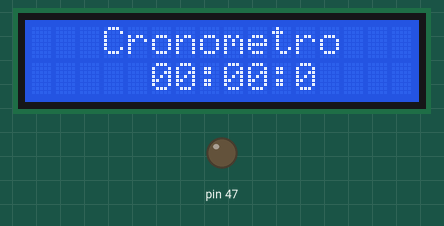
Recording of a sketch running on a simulated Arduino Mega 2560, built with avr-gcc and run on an emulated ATmega2560. Shown: 16×2 character LCD, output pins drawn as LEDs (lit = HIGH).

Above: at 0.21 s.
At 5.03 s:
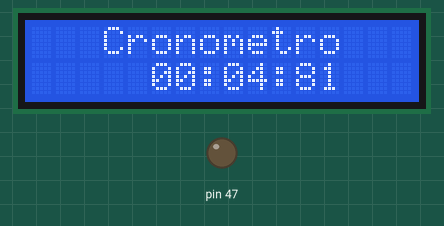
At 10.16 s:
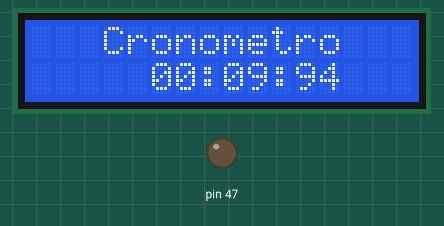
At 20.09 s:
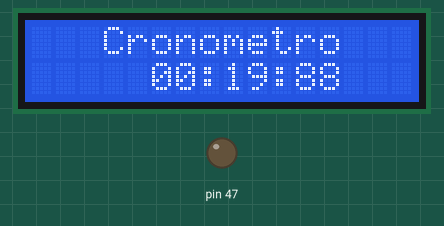
At 30.03 s:
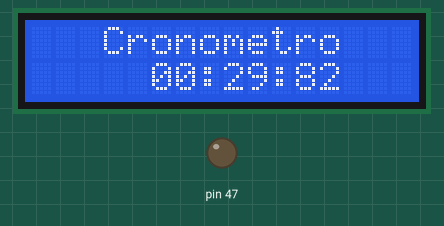
At 39.67 s:
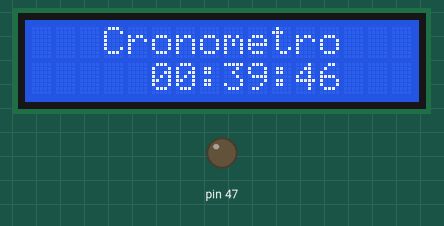

The sketch:

Cronometro.ino
```cpp
#include <TimerOne.h>   		//incluye la librería del rimer1

#include <LiquidCrystal.h>              		//Agrega la librería del LCD
LiquidCrystal lcd(48,49,45,44,43,42); 	//Inicializa la librería y define los pines digitales LCD

#define stopper PINC,1
#define pause PINC,2

long int seg;

int mint=0,s=0,ms=0;

void chronometer()
{
  seg++;
}

void pausa(){

  ms = seg%100;
  s = seg/100;

  lcd.setCursor(3, 0);
  lcd.print("Pausa");
  lcd.setCursor(5,1);

  if(mint<10){
    lcd.print("0");
    lcd.setCursor(6,1);
    lcd.print(mint);
  }
  else{
    lcd.print(mint);
  }
  lcd.setCursor(7,1);
  lcd.print(":");

  if(s<10){
    lcd.setCursor(8,1);
    lcd.print("0");
    lcd.setCursor(9,1);
    lcd.print(s);
  }
  else{
    lcd.setCursor(8,1);
    lcd.print(s);
  }
  lcd.setCursor(10,1);
  lcd.print(":");
  lcd.setCursor(11, 1);
  lcd.print(ms);
  lcd.setCursor(13, 1);
}

void detener(){
  s = 0;
  ms = seg%100;
  s = seg/100;
  if(s==60){
    seg=0;
    mint = mint+1;
  }
  lcd.setCursor(3, 0);
  lcd.print("Cronometro");
  lcd.setCursor(5,1);
  if(mint<10){
    lcd.print("0");
    lcd.setCursor(6,1);
    lcd.print(mint);
  }
  else{
    lcd.print(mint);
  }
  lcd.setCursor(7,1);
  lcd.print(":");
  if(s<10){
    lcd.setCursor(8,1);
    lcd.print("0");
    lcd.setCursor(9,1);
    lcd.print(s);
  }
  else{
    lcd.setCursor(8,1);
    lcd.print(s);
  }
  lcd.setCursor(10,1);
  lcd.print(":");
  lcd.setCursor(11, 1);
  lcd.print(ms);
  lcd.setCursor(13, 1);
}

void setup()

{
  DDRC=0B0000000;
  pinMode(47,OUTPUT);
  digitalWrite(47,0);
  lcd.begin(16,2);                     		//Define el LCD a utilizar
  seg=0;
  Timer1.initialize(10000);
  //1000000  		//define el tiempo de trabajo del timer a 1seg
  Timer1.attachInterrupt(chronometer); 		//habilita y llama la interrupcion por timer
  lcd.clear();

}

void loop()
{

  ms = seg%100;
  s = seg/100;
  if(s==60){
    seg=0;
    mint = mint+1;
  }
  lcd.setCursor(3, 0);
  lcd.print("Cronometro");
  lcd.setCursor(5,1);
  if(mint<10){
    lcd.print("0");
    lcd.setCursor(6,1);
    lcd.print(mint);
  }
  else{
    lcd.print(mint);
  }
  lcd.setCursor(7,1);
  lcd.print(":");
  if(s<10){
    lcd.setCursor(8,1);
    lcd.print("0");
    lcd.setCursor(9,1);
    lcd.print(s);
  }
  else{
    lcd.setCursor(8,1);
    lcd.print(s);
  }
  lcd.setCursor(10,1);
  lcd.print(":");
  lcd.setCursor(11, 1);
  lcd.print(ms);
  lcd.setCursor(13, 1);

}
```
